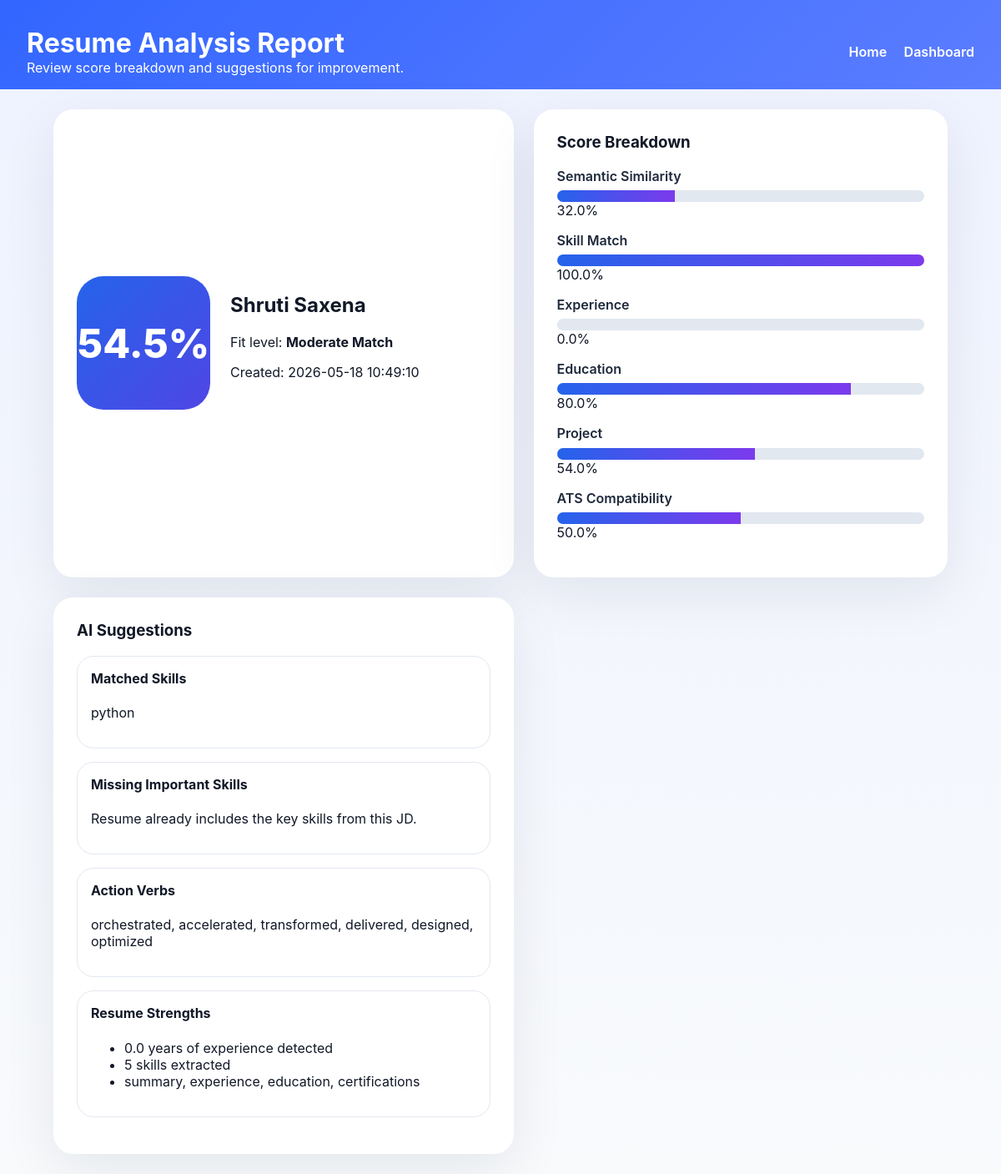
/results/2 (signed in), run on the app's committed database.
### tables this page shows
CREATE TABLE analyses (
    id INTEGER PRIMARY KEY AUTOINCREMENT,
    user_id INTEGER,
    candidate_name TEXT,
    resume_text TEXT,
    jd_text TEXT,
    overall_score REAL,
    fit_level TEXT,
    features_json TEXT,
    suggestions_json TEXT,
    details_json TEXT,
    created_at TEXT NOT NULL,
    FOREIGN KEY(user_id) REFERENCES users(id)
);

### app.py (the view)
@app.route("/results/<int:analysis_id>")
def results(analysis_id):
    record = fetch_analysis(analysis_id)
    if not record:
        flash("Analysis result not found.", "danger")
        return redirect(url_for("index"))
    record_data = {
        "id": record["id"],
        "candidate_name": record["candidate_name"],
        "created_at": record["created_at"],
        "overall_score": record["overall_score"],
        "fit_level": record["fit_level"],
        "features": json.loads(record["features_json"]),
        "suggestions": json.loads(record["suggestions_json"]),
        "details": json.loads(record["details_json"]),
    }
    return render_template("results.html", record=record_data)

### app.py (called while the page is built)
@app.context_processor
def inject_user():
    return {
        "authenticated": "user_id" in session,
        "username": session.get("username", ""),
    }

### database/db_utils.py (called while the page is built)
def get_db_connection():
    connection = sqlite3.connect(DB_PATH)
    connection.row_factory = sqlite3.Row
    return connection

def fetch_analysis(analysis_id):
    with get_db_connection() as conn:
        cursor = conn.cursor()
        cursor.execute("SELECT * FROM analyses WHERE id = ?", (analysis_id,))
        return cursor.fetchone()

### templates/results.html (shortened to what this page needs)
<!DOCTYPE html>
<html lang="en">
  <head>
    <link rel="stylesheet" href="{{ url_for('static', filename='styles/style.css') }}" />
  </head>
  <body>
    <header class="hero-header small">
      <div class="brand">
        <h1>Resume Analysis Report</h1>
        <p>Review score breakdown and suggestions for improvement.</p>
      </div>
      <nav>
        <a href="{{ url_for('index') }}">Home</a>
        <a href="{{ url_for('dashboard') }}">Dashboard</a>
      </nav>
    </header>
    <main class="results-grid">
      <section class="panel result-summary">
        <div class="score-badge">
          <span>{{ record.overall_score }}%</span>
        </div>
        <div>
          <h2>{{ record.candidate_name }}</h2>
          <p>Fit level: <strong>{{ record.fit_level }}</strong></p>
          <p>Created: {{ record.created_at[:19].replace('T',' ') }}</p>
        </div>
      </section>
      <section class="panel results-breakdown">
        <h3>Score Breakdown</h3>
        <div class="progress-item">
          <label>Semantic Similarity</label>
          <div class="progress-bar"><span style="width: {{ record.features.semantic_similarity * 100 }}%"></span></div>
          <span>{{ record.features.semantic_similarity * 100 | round(0) }}%</span>
        </div>
        <div class="progress-item">
          <label>Skill Match</label>
          <div class="progress-bar"><span style="width: {{ record.features.skill_match * 100 }}%"></span></div>
          <span>{{ record.features.skill_match * 100 | round(0) }}%</span>
        </div>
        <div class="progress-item">
          <label>Experience</label>
          <div class="progress-bar"><span style="width: {{ record.features.experience * 100 }}%"></span></div>
          <span>{{ record.features.experience * 100 | round(0) }}%</span>
        </div>
        <div class="progress-item">
          <label>Education</label>
          <div class="progress-bar"><span style="width: {{ record.features.education * 100 }}%"></span></div>
          <span>{{ record.features.education * 100 | round(0) }}%</span>
        </div>
        <div class="progress-item">
          <label>Project</label>
          <div class="progress-bar"><span style="width: {{ record.features.project * 100 }}%"></span></div>
          <span>{{ record.features.project * 100 | round(0) }}%</span>
        </div>
        <div class="progress-item">
          <label>ATS Compatibility</label>
          <div class="progress-bar"><span style="width: {{ record.features.ats * 100 }}%"></span></div>
          <span>{{ record.features.ats * 100 | round(0) }}%</span>
        </div>
      </section>
      <section class="panel suggestions-panel">
        <h3>AI Suggestions</h3>
        <div class="suggestion-card">
          <h4>Matched Skills</h4>
          {% if record.features.matched_skills %}
          <p>{{ record.features.matched_skills | join(', ') }}</p>
          {% else %}
          <p>No direct matches found.</p>
          {% endif %}
        </div>
        <div class="suggestion-card">
          <h4>Missing Important Skills</h4>
          {% if record.features.missing_skills %}
          <p>{{ record.features.missing_skills | join(', ') }}</p>
          {% else %}
          <p>Resume already includes the key skills from this JD.</p>
          {% endif %}
        </div>
        <div class="suggestion-card">
          <h4>Action Verbs</h4>
          <p>{{ record.suggestions.strong_action_verbs | join(', ') }}</p>
        </div>
        <div class="suggestion-card">
          <h4>Resume Strengths</h4>
          <ul>
            <li>{{ record.details.years_experience }} years of experience detected</li>
            <li>{{ record.details.resume_skill_count }} skills extracted</li>
            <li>{{ record.details.resume_sections | join(', ') }}</li>
          </ul>
        </div>
      </section>
    </main>
  </body>
</html>

### static/styles/style.css (style rules this page uses)
:root { color-scheme: light; --bg: #f7f8fb; --surface: #ffffff; --surface-strong: #1e293b; --text: #111827; --muted: #475569; --primary: #2563eb; --primary-hover: #1d4ed8; --border: #e2e8f0; --success: #16a34a; --warning: #f59e0b; --danger: #dc2626; }
* { box-sizing: border-box; }
body { margin: 0; min-height: 100vh; font-family: Inter, system-ui, -apple-system, BlinkMacSystemFont, 'Segoe UI', sans-serif; background: linear-gradient(180deg, #eef2ff 0%, #f8fafc 100%); color: var(--text); }
.hero-header { display: flex; flex-wrap: wrap; justify-content: space-between; align-items: center; gap: 1rem; padding: 2rem 2rem 1.5rem; background: linear-gradient(135deg, #3366ff 0%, #5b7dff 100%); color: white; }
.hero-header.small { padding-bottom: 1rem; }
.hero-header .brand h1, .hero-header .brand p { margin: 0; }
nav a { color: white; text-decoration: none; margin-left: 1rem; font-weight: 600; }
.page-grid, .dashboard-grid, .results-grid { display: grid; gap: 1.5rem; max-width: 1120px; margin: 0 auto; padding: 1.5rem; }
.panel { background: var(--surface); border: 1px solid var(--border); border-radius: 24px; padding: 1.75rem; box-shadow: 0 20px 65px rgba(15, 23, 42, 0.08); }
.panel h2, .panel h3, .panel h4 { margin-top: 0; }
label { display: block; margin-bottom: 0.5rem; font-weight: 600; color: var(--surface-strong); }
.result-summary, .results-breakdown, .suggestions-panel, .dashboard-summary, .records-panel { border: none; }
.result-summary { display: grid; grid-template-columns: 160px 1fr; gap: 1.5rem; align-items: center; text-align: left; }
.score-badge { background: linear-gradient(135deg, #2563eb 0%, #4f46e5 100%); color: white; border-radius: 32px; width: 160px; height: 160px; display: grid; place-items: center; font-size: 3rem; font-weight: 800; }
.progress-item { margin-bottom: 1rem; }
.progress-item label { display: block; margin-bottom: 0.45rem; }
.progress-bar { height: 14px; background: #e2e8f0; border-radius: 999px; overflow: hidden; }
.progress-bar span { display: block; height: 100%; background: linear-gradient(90deg, #2563eb 0%, #7c3aed 100%); }
.suggestion-card { padding: 1rem; border-radius: 20px; border: 1px solid #e2e8f0; margin-bottom: 1rem; }
@media (min-width: 900px) { .results-grid { grid-template-columns: 1fr 0.9fr; } }

### data on the page
analyses: overall_score "54.5", candidate_name "Shruti Saxena", fit_level "Moderate Match", created_at "2026-05-18 10:49:10"

### other printed values
{{ record.features.semantic_similarity * 100 | round(0) }} "32.0"
{{ record.features.skill_match * 100 | round(0) }} "100.0"
{{ record.features.experience * 100 | round(0) }} "0.0"
{{ record.features.education * 100 | round(0) }} "80.0"
{{ record.features.project * 100 | round(0) }} "54.0"
{{ record.features.ats * 100 | round(0) }} "50.0"
{{ record.features.matched_skills | join(', ') }} "python"
{{ record.suggestions.strong_action_verbs | join(', ') }} "orchestrated, accelerated, transformed, delivered, designed, optimized"
{{ record.details.years_experience }} "0.0"
{{ record.details.resume_skill_count }} "5"
{{ record.details.resume_sections | join(', ') }} "summary, experience, education, certifications"
